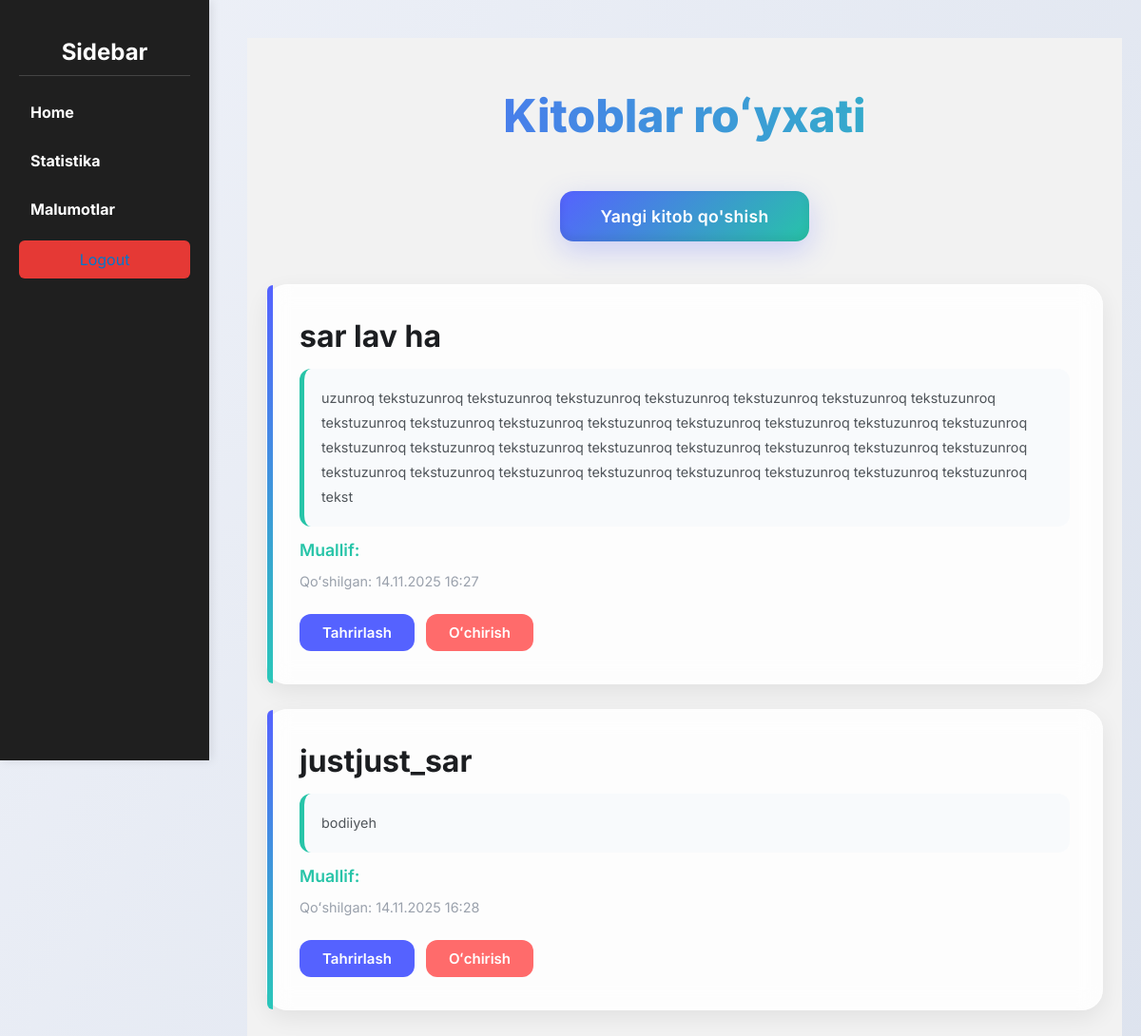
The app's page /book_list/, older data.
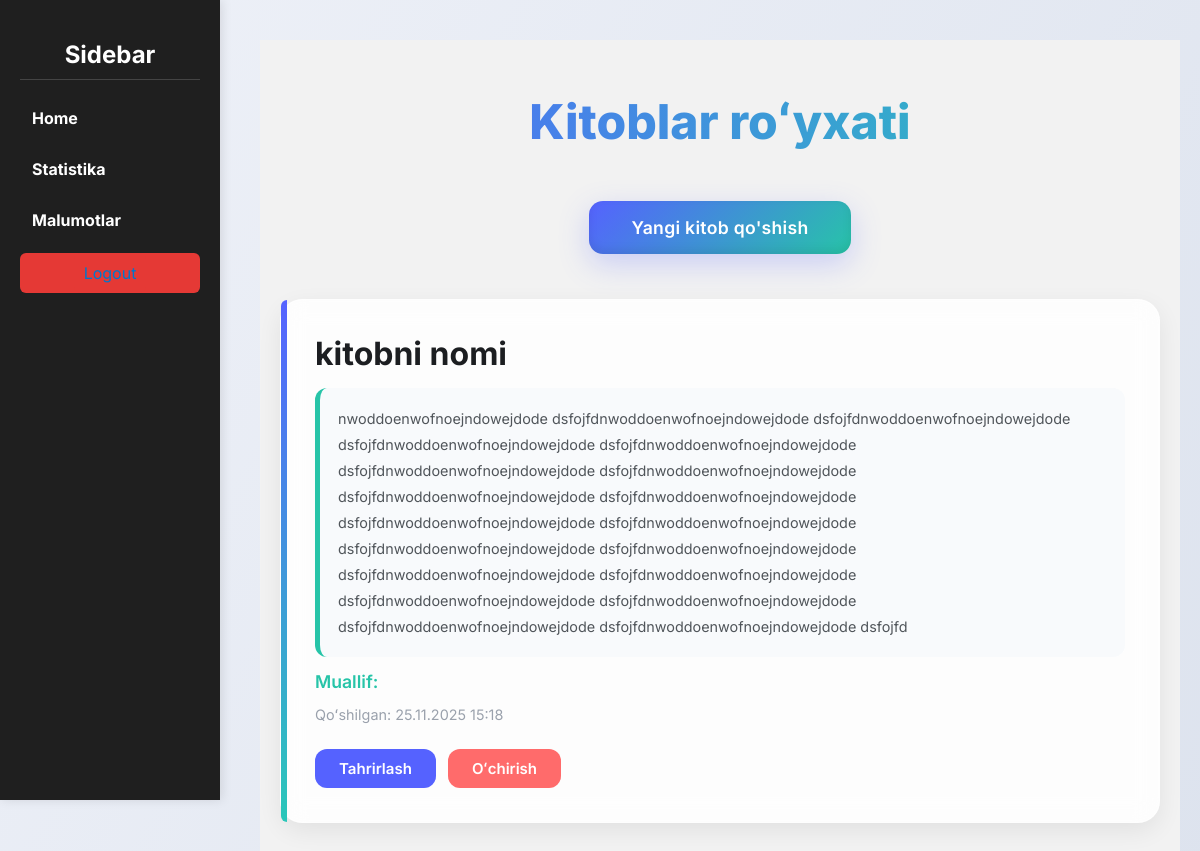
The same page, newer data.
### my_app/models.py (models this page shows, shortened)
class Book(models.Model):
    STATUS_CHOICES = (
        ('draft', 'Draft'),
        ('published', 'Published'),
    )
    title = models.CharField(max_length=250)
    slug = models.SlugField(max_length=250, unique_for_date='publish')
    author = models.ForeignKey(User, on_delete=models.CASCADE, related_name='book_posts')
    body = models.TextField()
    publish = models.DateTimeField(default=timezone.now)
    created = models.DateTimeField(auto_now_add=True)
    updated = models.DateTimeField(auto_now=True)
    status = models.CharField(max_length=10, choices=STATUS_CHOICES, default='draft')
    objects = models.Manager()
    published = PublishedManager()
    class Meta:
        ordering = ('-publish',)

### my_app/views.py (the view)
# urls.py: path('book_list/', views.book_list_page, name='book_list_page'),
def book_list_page(request):
    books = services.get_books()
    context = {
        'books': books,
    }
    return render(request, 'crudbookpage/book_list.html', context)

### my_app/services.py (called while the page is built)
def dictfetchall(cursor):
    columns = [col[0] for col in cursor.description]
    return [
        dict(zip(columns , row)) for row in cursor.fetchall()
    ]

def get_books():
    with closing(connection.cursor()) as cursor:
        cursor.execute('''SELECT * FROM my_app_book''')
        books = dictfetchall(cursor)
        return books

### templates/crudbookpage/book_list.html (shortened to what this page needs)
{% extends "base.html" %}
{% load static %}
{% block content %}
<link rel="stylesheet" href="{% static 'css/crud.css' %}">
<div class="container">
    <h1>Kitoblar roʻyxati</h1>
    <div class="create-book-wrapper">
        <a href="{% url 'my_app:add_book_page' %}" class="create-book-link">
            Yangi kitob qo'shish
        </a>
    </div>
    {% for b in books %}
        <div class="book-crud-entry">
            <h2 class="book-title">{{ b.title }}</h2>
            <div class="book-body">{{ b.body }}</div>
            <p class="book-author">Muallif: {{ b.author }}</p>
            <p class="book-created">Qoʻshilgan: {{ b.created|date:"d.m.Y H:i" }}</p>
            <div class="actions">
                <a href="{% url 'my_app:edit_book_page' b.id %}" class="edit_book_link">Tahrirlash</a>
                <a href="{% url 'my_app:book_delete' b.id %}"
                   onclick="return confirm('Rostan oʻchirmoqchimisiz?')"
                   class="delete_book_link">Oʻchirish</a>
            </div>
        </div>
    {% empty %}
        <p>Hozircha hech qanday kitob qoʻshilmagan</p>
    {% endfor %}
</div>
{% endblock %}

### templates/base.html (shortened to what this page needs)
<!DOCTYPE html>
{% load static %}
<html lang="en">
<head>
    <link rel="stylesheet" href="{% static 'css/main.css' %}">
</head>
<body>
    <div class="page-wrapper">
        <div class="main-content">
            {% block content %}
            {% endblock %}
        </div>
        <div class="sidebar-container">
            <aside class="sidebar">
                <h2 class="sidebar-heading">Sidebar</h2>
                <ul class="sidebar-nav">
                    <li class="nav-item"><a href="{% url 'my_app:homepage' %}" class="nav-link">Home</a></li>
                    <li class="nav-item"><a href="{% url 'my_app:stats_page' %}" class="nav-link">Statistika</a></li>
                    <li class="nav-item"><a href="{% url 'my_app:book_list_page' %}" class="nav-link">Malumotlar</a></li>
                    <li class="logout"><a href="{% url 'my_app:logout_page' %}" class="logout">Logout</a></li>
                </ul>
            </aside>
        </div>
    </div>
</body>
</html>

### static/css/main.css (style rules this page uses)
body { margin: 0; padding: 0; font-family: 'Segoe UI', Tahoma, Geneva, Verdana, sans-serif; background-color: #f2f2f2; color: #333; }
a { color: #0077cc; text-decoration: none; }
.page-wrapper { display: flex; min-height: 100vh; }
.sidebar-container { width: 250px; background-color: #2c2f3a; color: #fff; padding: 20px; }
.sidebar-heading { font-size: 1.5rem; margin-bottom: 1rem; }
.sidebar-nav { list-style: none; padding: 0; }
.nav-item { margin-bottom: 0.5rem; }
.nav-link { color: #fff; font-weight: 500; }
.main-content { flex: 1; padding: 30px; background-color: #f2f2f2; }
.book-title { font-size: 1.5rem; margin-bottom: 10px; }
.book-author, .book-published { font-size: 0.95rem; color: #666; margin-bottom: 5px; }
.page-wrapper { display: flex; min-height: 100vh; flex-direction: row; }
.sidebar-container { width: 250px; background-color: #2c2f3a; color: #fff; padding: 20px; order: 0; }
.main-content { flex: 1; padding: 30px; background-color: #f2f2f2; order: 1; }
.sidebar-container { width: 250px; background-color: #2c2f3a; color: #fff; padding: 20px; position: sticky; top: 0; height: 100vh; overflow-y: auto; }
.sidebar-heading { margin-bottom: 20px; }
.sidebar-nav .nav-item { margin-bottom: 10px; }
.sidebar-nav .nav-link { text-decoration: none; color: #fff; font-weight: bold; }
.sidebar-container { position: fixed; left: 0; top: 0; width: 220px; height: 100vh; background-color: #1f1f1f; color: #fff; display: flex; flex-direction: column; padding: 20px; box-shadow: 2px 0 10px rgba(0,0,0,0.1); }
.sidebar-heading { font-size: 1.5rem; margin-bottom: 20px; text-align: center; border-bottom: 1px solid #444; padding-bottom: 10px; }
.sidebar-nav { list-style: none; padding: 0; margin: 0; flex-grow: 1; }
.sidebar-nav .nav-item { margin-bottom: 15px; }
.sidebar-nav .nav-link { color: #fff; text-decoration: none; padding: 8px 12px; display: block; border-radius: 6px; transition: background 0.3s; }
.sidebar .logout { margin-top: auto; text-align: center; padding: 10px; background-color: #e53935; border-radius: 6px; cursor: pointer; transition: background 0.3s; }
.main-content { margin-left: 240px; padding: 20px; }

### static/css/crud.css (style rules this page uses)
* { box-sizing: border-box; -webkit-tap-highlight-color: transparent; }
body { margin: 0; padding: 40px 20px; font-family: "Inter", system-ui; background: linear-gradient(120deg, #eef1f8, #dde3ee); color: #1c1e21; min-height: 100vh; }
.container { max-width: 950px; margin: 0 auto; }
h1 { font-size: 3rem; font-weight: 800; text-align: center; margin-bottom: 50px; background: linear-gradient(90deg, #5562ff, #28c7b7); -webkit-background-clip: text; -webkit-text-fill-color: transparent; }
.create-book-wrapper { text-align: center; margin-bottom: 45px; }
.create-book-link { display: inline-block; background: linear-gradient(135deg, #5562ff, #27c4a8); padding: 16px 42px; color: white; border-radius: 14px; font-weight: 600; font-size: 1.1rem; letter-spacing: .3px; text-decoration: none; box-shadow: 0 10px 30px rgba(85, 98, 255, 0.25), inset 0 -4px 10px rgba(0, 0, 0, 0.08); transition: 0.3s ease; }
.book-crud-entry { background: rgba(255,255,255,0.85); backdrop-filter: blur(12px); border-radius: 22px; padding: 34px; margin: 26px 0; border: 1px solid rgba(255,255,255,0.4); box-shadow: 0 8px 24px rgba(0,0,0,0.07), inset 0 0 0 0 rgba(0,0,0,0); position: relative; transition: 0.35s ease; }
.book-crud-entry::before { content: ""; position: absolute; top: 0; left: 0; width: 6px; height: 100%; background: linear-gradient(180deg, #5562ff, #2ac7b9); border-radius: 22px 0 0 22px; }
.book-title { font-size: 2rem; font-weight: 700; margin: 0 0 15px; }
.book-body { font-size: 0.9rem; line-height: 1.8; color: #50555a; background: rgba(245,247,250,0.65); padding: 18px; border-radius: 12px; border-left: 5px solid #27c4a8; }
.book-author { font-weight: 600; font-size: 1.1rem; color: #27c4a8; margin: 14px 0; }
.book-created { font-size: 0.9rem; color: #9aa1ac; margin-top: 6px; }
.actions { margin-top: 26px; display: flex; gap: 12px; flex-wrap: wrap; }
.actions a { padding: 10px 24px; border-radius: 12px; font-weight: 600; font-size: 0.94rem; text-decoration: none; transition: 0.3s ease; }
.edit_book_link { background: #5562ff; color: white; }
.actions a[href*="delete"] { background: #ff6b6b; color: white; }

Row changes from the older to the newer data that the page shows:
removed Book: title "sar lav ha", body "uzunroq tekstuzunroq tekstuzunroq tekstuzunroq tekstuzunroq tekstuzunroq tekstuzunroq tekstuzunroq tekstuzunroq tekstuzunroq tekstuzunroq tekstuzunroq tekstuzunroq tekstuzunroq tekstuzunroq tekstuzunroq tekstuzunroq tekstuzunroq tekstuzunroq tekstuzunroq tekstuzunroq tekstuzunroq tekstuzunroq tekstuzunroq tekstuzunroq tekstuzunroq tekstuzunroq tekstuzunroq tekstuzunroq tekstuzunroq tekstuzunroq tekstuzunroq tekst", created "14.11.2025 16:27"
removed Book: title "justjust_sar", body "bodiiyeh", created "14.11.2025 16:28"
added Book: title "kitobni nomi", body "nwoddoenwofnoejndowejdode dsfojfdnwoddoenwofnoejndowejdode dsfojfdnwoddoenwofnoejndowejdode dsfojfdnwoddoenwofnoejndowejdode dsfojfdnwoddoenwofnoejndowejdode dsfojfdnwoddoenwofnoejndowejdode dsfojfdnwoddoenwofnoejndowejdode dsfojfdnwoddoenwofnoejndowejdode dsfojfdnwoddoenwofnoejndowejdode dsfojfdnwoddoenwofnoejndowejdode dsfojfdnwoddoenwofnoejndowejdode dsfojfdnwoddoenwofnoejndowejdode dsfojfdnwoddoenwofnoejndowejdode dsfojfdnwoddoenwofnoejndowejdode dsfojfdnwoddoenwofnoejndowejdode dsfojfdnwoddoenwofnoejndowejdode dsfojfdnwoddoenwofnoejndowejdode dsfojfdnwoddoenwofnoejndowejdode dsfojfdnwoddoenwofnoejndowejdode dsfojfd", created "25.11.2025 15:18"
